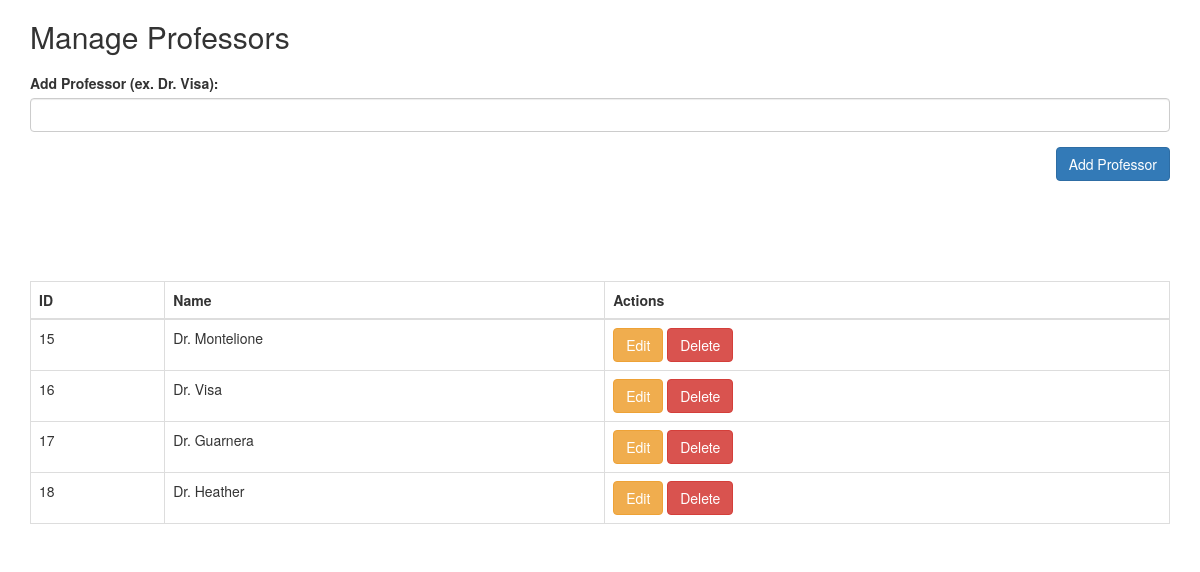
/add_professor.php, run on an earlier commit of the app's database.
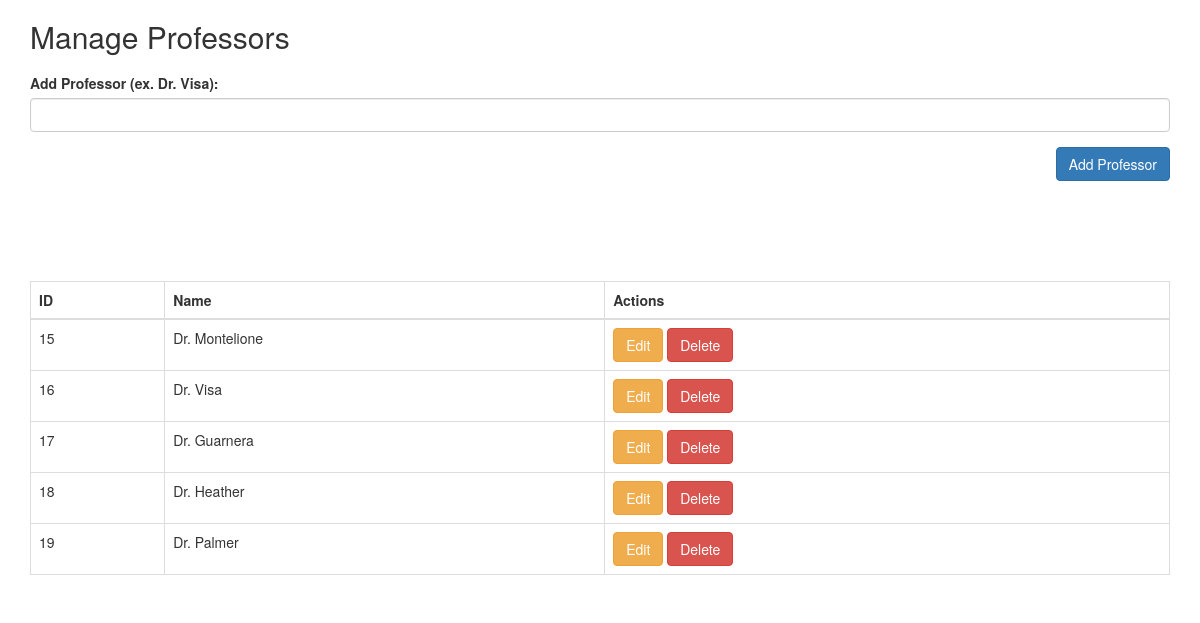
And on a later commit of the database.
### tables this page shows
CREATE TABLE `professor_list` (
  `id` int(11) NOT NULL,
  `name` varchar(255) NOT NULL
);

### add_professor.php (the view, shortened to what this page needs)
<?php
$mysqli = new mysqli('localhost', 'root', '', 'bookingcalendar');
function fetchAllProfessors($mysqli) {
    $query = "SELECT * FROM professor_list";
    $result = $mysqli->query($query);
    $professors = [];
    if ($result) {
        while ($row = $result->fetch_assoc()) {
            $professors[] = $row;
        }
    }
    return $professors;
}
$professors = fetchAllProfessors($mysqli);
?>
<!DOCTYPE html>
<html>
<head>
    <link rel="stylesheet" href="https://maxcdn.bootstrapcdn.com/bootstrap/3.4.0/css/bootstrap.min.css">
</head>
<body>
    <div class="container">
        <h2>Manage Professors</h2>
        <div class="form-section">
            <form action="add_professor.php" method="post">
                <div class="form-group">
                    <label for="newProfessorName">Add Professor (ex. Dr. Visa):</label>
                    <input type="text" name="newProfessorName" id="newProfessorName" class="form-control" required>
                </div>
                <button type="submit" class="btn btn-primary">Add Professor</button>
            </form>
        </div>
        <table class="table table-bordered">
            <thead>
                <tr>
                    <th>ID</th>
                    <th>Name</th>
                    <th>Actions</th>
                </tr>
            </thead>
            <tbody>
                <?php foreach ($professors as $professor): ?>
                    <tr>
                        <td><?php echo $professor['id']; ?></td>
                        <td><?php echo htmlspecialchars($professor['name']); ?></td>
                        <td>
                            <a href="edit_professor.php?id=<?php echo $professor['id']; ?>" class="btn btn-warning">Edit</a>
                            <a href="delete_professor.php?id=<?php echo $professor['id']; ?>" class="btn btn-danger">Delete</a>
                        </td>
                    </tr>
                <?php endforeach; ?>
            </tbody>
        </table>
    </div>
</body>
</html>

### add_professor.php (style rules this page uses)
.form-section { margin-top: 20px; }
.form-section button { margin-bottom: 100px; float: right; }

What changed in the data, as far as the page shows it:
added professor_list: id "19", name "Dr. Palmer"
